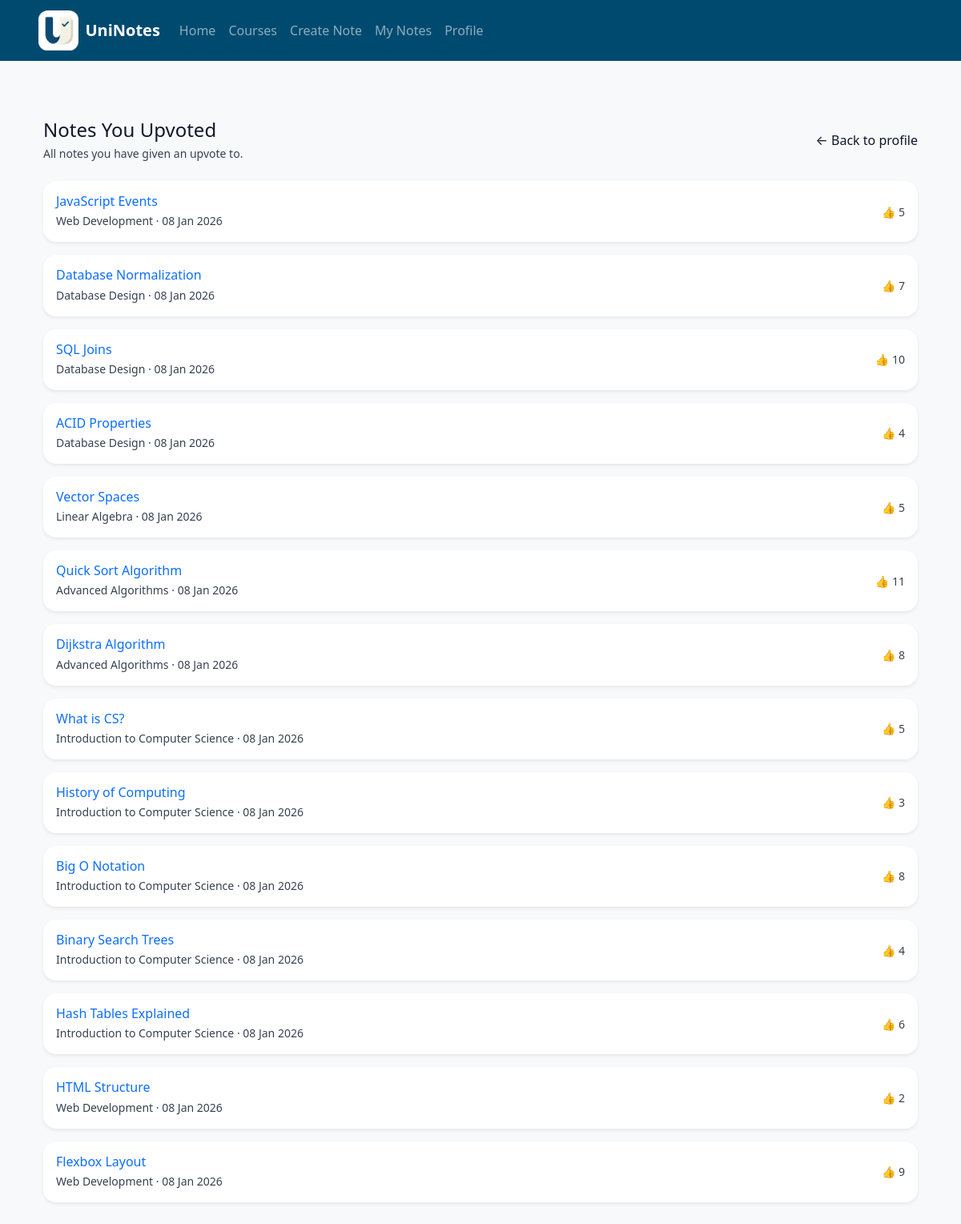
The app's page /index.php?page=user_notes_upvoted (signed in) with its own data.
### tables this page shows
CREATE TABLE IF NOT EXISTS `note` (
	`id` INT NOT NULL AUTO_INCREMENT UNIQUE,
	`owner_id` INT NULL,
	`topic_id` INT NOT NULL,
	`title` VARCHAR(255) NOT NULL,
	`content` LONGTEXT,
	`content_rendered` LONGTEXT,
	`status` ENUM('draft','published','archived') NOT NULL DEFAULT 'draft',
	`published_at` TIMESTAMP NULL DEFAULT NULL,
	`vote_count` INT DEFAULT 0,
	`created_at` TIMESTAMP DEFAULT CURRENT_TIMESTAMP,
	`updated_at` TIMESTAMP DEFAULT CURRENT_TIMESTAMP ON UPDATE CURRENT_TIMESTAMP,
	`deleted_at` TIMESTAMP NULL DEFAULT NULL,
	PRIMARY KEY(`id`),
	FOREIGN KEY(`owner_id`) REFERENCES `user`(`person_id`) ON UPDATE NO ACTION ON DELETE SET NULL,
	FOREIGN KEY(`topic_id`) REFERENCES `topic`(`id`) ON UPDATE NO ACTION ON DELETE CASCADE
);

### index.php (called while the page is built, shortened)
<?php
require "template/base.php";
?>

### db/db.php (called while the page is built, shortened)
<?php
class Database {
    private static $instance = null;
    public static function getInstance() {
        if (self::$instance === null) {
            self::$instance = new PDO(
                "mysql:host=localhost;dbname=uninotes;charset=utf8mb4",
                "root",
                "",
                [
                    PDO::ATTR_ERRMODE => PDO::ERRMODE_EXCEPTION,
                    PDO::ATTR_DEFAULT_FETCH_MODE => PDO::FETCH_ASSOC
                ]
            );
        }
        return self::$instance;
    }
}
?>

### db/VoteModel.php (called while the page is built, shortened)
<?php
require_once 'db.php';
class VoteModel {
    private PDO $pdo;
    public function __construct() {
        $this->pdo = Database::getInstance();
    }
    public function getNotesUpvotedByUser(int $personId): array {
        $sql = "SELECT
                    n.id,
                    n.title,
                    COALESCE(n.published_at, n.created_at) AS note_date,
                    c.name AS course_name,
                    n.vote_count
                FROM vote v
                JOIN note n ON v.note_id = n.id
                JOIN topic t ON n.topic_id = t.id
                JOIN course_offering co ON t.offering_id = co.id
                JOIN course c ON co.course_id = c.id
                WHERE v.user_id = ?
                  AND v.vote = 1
                GROUP BY n.id
                ORDER BY note_date DESC";
        $stmt = $this->pdo->prepare($sql);
        $stmt->execute([$personId]);
        return $stmt->fetchAll(PDO::FETCH_ASSOC);
    }
}

### user_notes_upvoted.php (the view, shortened to what this page needs)
<?php
$personId = (int)$_SESSION['person_id'];
$voteModel = new VoteModel();
$notes = $voteModel->getNotesUpvotedByUser($personId);
?>
<div class="container py-4 py-lg-5">
    <div class="d-flex justify-content-between align-items-center mb-4">
        <div>
            <h1 class="h4 mb-1">Notes You Upvoted</h1>
            <p class="text-muted small mb-0">
                All notes you have given an upvote to.
            </p>
        </div>
        <a class="nav-link <?php echo $currentPage === 'account' ? 'active' : ''; ?>"
            href="index.php?page=<?php echo $profilePage; ?>">
            ← Back to profile
        </a>
    </div>
    <?php if (empty($notes)): ?>
        <p class="text-muted">You haven't upvoted any notes yet.</p>
    <?php else: ?>
        <?php foreach ($notes as $note): ?>
            <div class="card mb-3 border-0 shadow-sm rounded-4">
                <div class="card-body d-flex justify-content-between align-items-center">
                    <div>
                        <a href="index.php?page=note_view&id=<?php echo (int)$note['id']; ?>"
                           class="text-decoration-none">
                            <h2 class="h6 mb-1">
                                <?php echo htmlspecialchars($note['title']); ?>
                            </h2>
                        </a>
                        <div class="small text-muted">
                            <?php echo htmlspecialchars($note['course_name']); ?> ·
                            <?php echo date('d M Y', strtotime($note['note_date'])); ?>
                        </div>
                    </div>
                    <div class="small text-muted">
                        👍 <?php echo (int)$note['vote_count']; ?>
                    </div>
                </div>
            </div>
        <?php endforeach; ?>
    <?php endif; ?>
</div>

### css/style.css (style rules this page uses)
body { font-family: system-ui, -apple-system, BlinkMacSystemFont, "Segoe UI", Roboto, "Helvetica Neue", Arial, sans-serif; font-size: 16px; line-height: 1.5; color: #0f172a; }
:root { --brand-500: #2563eb; --brand-600: #4f46e5; --muted-500: #374151; --muted-600: #111827; --focus-ring: 3px solid rgba(37, 99, 235, 0.4); }
.auth-subheading, .auth-footer-text, .auth-muted-link, .small.text-muted { color: #374151 !important; }

### records on screen
note: title "JavaScript Events", course_name "Web Development", note_date "08 Jan 2026", vote_count "5"
note: title "Database Normalization", course_name "Database Design", note_date "08 Jan 2026", vote_count "7"
note: title "SQL Joins", course_name "Database Design", note_date "08 Jan 2026", vote_count "10"
note: title "ACID Properties", course_name "Database Design", note_date "08 Jan 2026", vote_count "4"
note: title "Vector Spaces", course_name "Linear Algebra", note_date "08 Jan 2026", vote_count "5"
note: title "Quick Sort Algorithm", course_name "Advanced Algorithms", note_date "08 Jan 2026", vote_count "11"
note: title "Dijkstra Algorithm", course_name "Advanced Algorithms", note_date "08 Jan 2026", vote_count "8"
note: title "What is CS?", course_name "Introduction to Computer Science", note_date "08 Jan 2026", vote_count "5"
note: title "History of Computing", course_name "Introduction to Computer Science", note_date "08 Jan 2026", vote_count "3"
note: title "Big O Notation", course_name "Introduction to Computer Science", note_date "08 Jan 2026", vote_count "8"
note: title "Binary Search Trees", course_name "Introduction to Computer Science", note_date "08 Jan 2026", vote_count "4"
note: title "Hash Tables Explained", course_name "Introduction to Computer Science", note_date "08 Jan 2026", vote_count "6"
note: title "HTML Structure", course_name "Web Development", note_date "08 Jan 2026", vote_count "2"
note: title "Flexbox Layout", course_name "Web Development", note_date "08 Jan 2026", vote_count "9"
